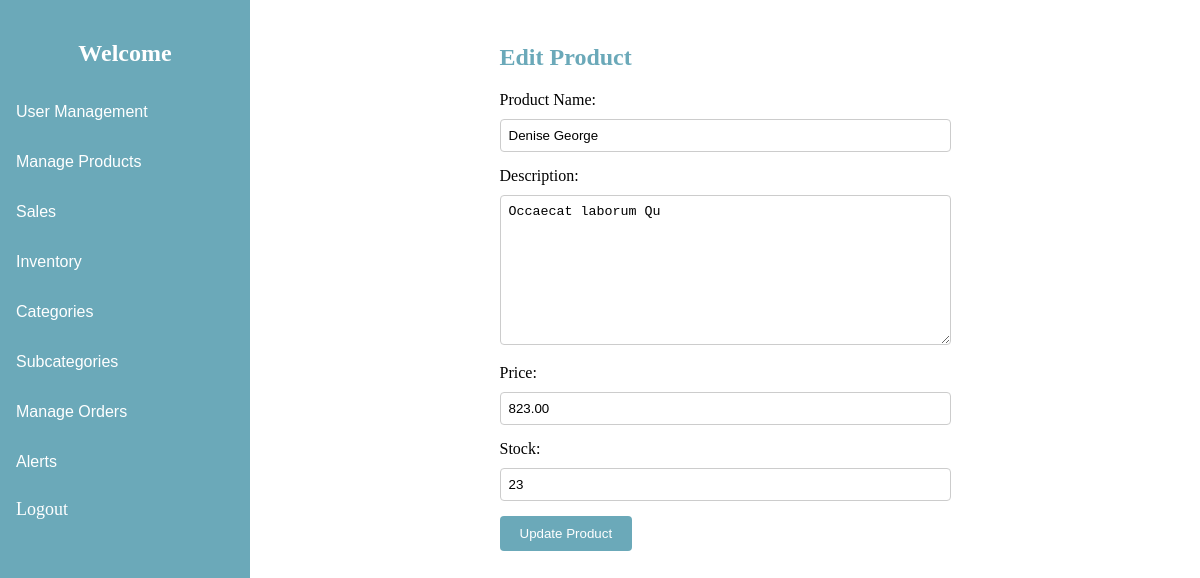
The page /admin/pages/edit_product.php?id=15 (signed in) on the database its author committed.
### tables this page shows
CREATE TABLE `products` (
  `id` int(11) NOT NULL,
  `name` varchar(100) NOT NULL,
  `description` text DEFAULT NULL,
  `price` decimal(10,2) NOT NULL,
  `stock` int(11) NOT NULL,
  `created_at` timestamp NOT NULL DEFAULT current_timestamp(),
  `category_id` int(11) DEFAULT NULL,
  `subcategory_id` int(11) DEFAULT NULL
);

### admin/pages/edit_product.php (the view, shortened to what this page needs)
<?php
include('../includes/db.php');
if ($_SERVER['REQUEST_METHOD'] === 'POST') {
    $id = $_POST['id'];
    $name = $_POST['name'];
    $description = $_POST['description'];
    $price = $_POST['price'];
    $stock = $_POST['stock'];
    $stmt = $pdo->prepare('UPDATE products SET name = ?, description = ?, price = ?, stock = ? WHERE id = ?');
    $stmt->execute([$name, $description, $price, $stock, $id]);
    header('Location: view_products.php');
    exit();
} elseif (isset($_GET['id'])) {
    $id = $_GET['id'];
    $stmt = $pdo->prepare('SELECT * FROM products WHERE id = ?');
    $stmt->execute([$id]);
    $product = $stmt->fetch();
} else {
    header('Location: view_products.php');
    exit();
}
?>
<!DOCTYPE html>
<html>
<head>
    <link rel="stylesheet" type="text/css" href="../public/css/editProduct.css">
</head>
<body>
<?php include('../includes/sidebar.php'); ?>
<div class="content">
    <div class="container">
        <h2>Edit Product</h2>
        <form method="POST" action="edit_product.php">
            <label for="name">Product Name:</label>
            <input type="text" id="name" name="name" value="<?php echo htmlspecialchars($product['name']); ?>" required>
            <br>
            <label for="description">Description:</label>
            <textarea id="description" name="description"><?php echo htmlspecialchars($product['description']); ?></textarea>
            <br>
            <label for="price">Price:</label>
            <input type="number" step="0.01" id="price" name="price" value="<?php echo htmlspecialchars($product['price']); ?>" required>
            <br>
            <label for="stock">Stock:</label>
            <input type="number" id="stock" name="stock" value="<?php echo htmlspecialchars($product['stock']); ?>" required>
            <br>
            <button type="submit">Update Product</button>
        </form>
    </div>
    </div>
</body>
</html>

### admin/public/css/editProduct.css (style rules this page uses)
.content { margin-left: 250px; padding: 20px; }
.container { width: 50%; margin: 0 auto; }
h2 { color: #6BA9B9; margin-bottom: 20px; }
label { display: block; margin-bottom: 10px; }
input[type="text"], input[type="number"], textarea { width: 100%; padding: 8px; margin-bottom: 15px; border: 1px solid #ccc; border-radius: 4px; box-sizing: border-box; resize: vertical; }
textarea { height: 150px; }
button[type="submit"] { background-color: #6BA9B9; color: white; padding: 10px 20px; border: none; border-radius: 4px; cursor: pointer; transition: background-color 0.3s, color 0.3s; }

### admin/includes/sidebar.php (style rules this page uses)
.content { margin-left: 250px; padding: 16px; }

### rows shown on the page
products: name "Denise George", description "Occaecat laborum Qu", price "823.00", stock "23"
